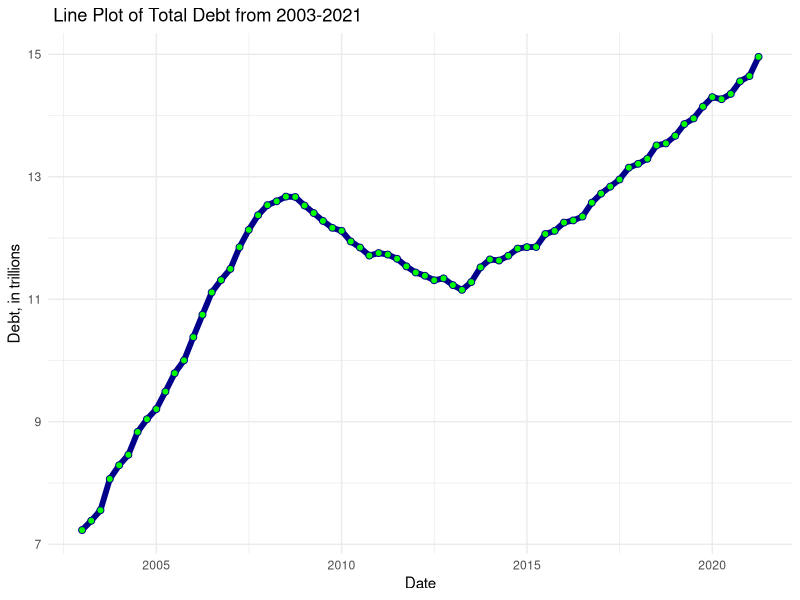
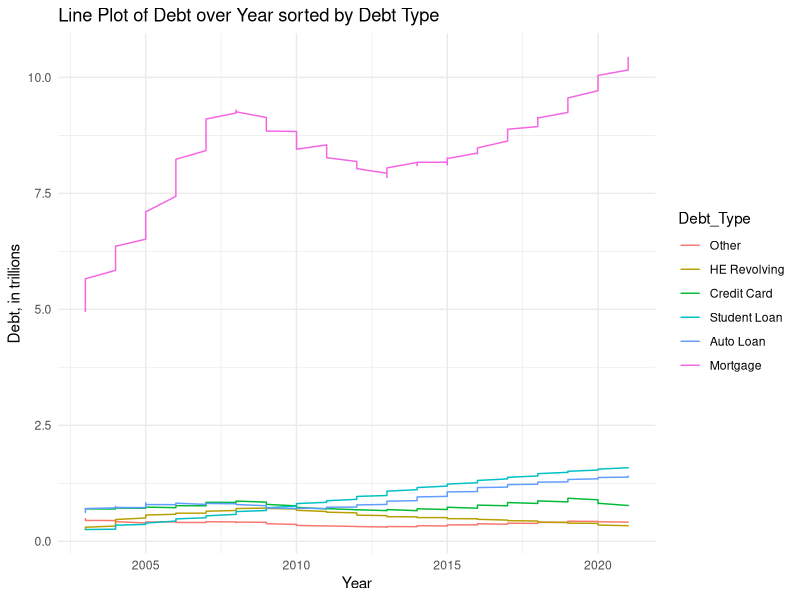
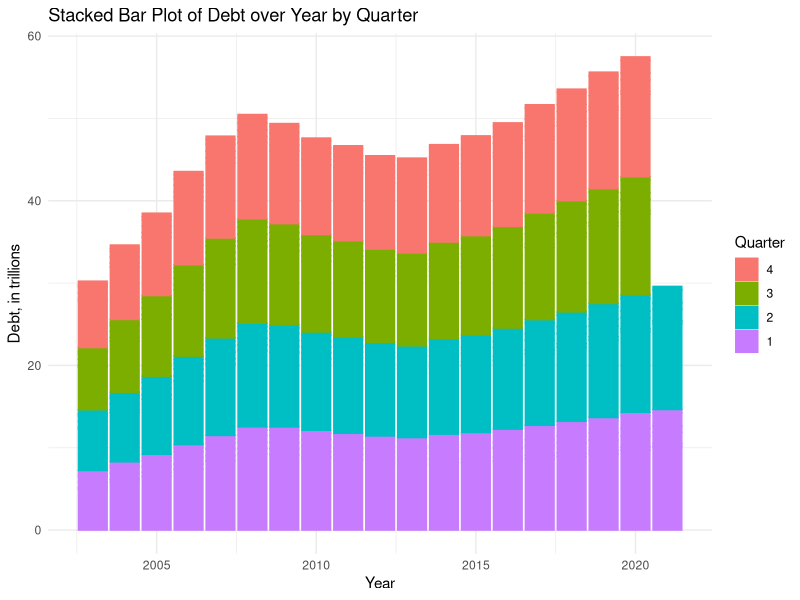

The R script that drew these images, in order:
## ---- chunk 1
#| label: setup
#| warning: false
#| message: false

library(tidyverse)
library(ggplot2)
library(readr)
library(readxl)
library(dplyr)
library(lubridate)


knitr::opts_chunk$set(echo = TRUE, warning=FALSE, message=FALSE)
## ---- chunk 2
debt <- read_excel("_data/debt_in_trillions.xlsx")
debt

## ---- chunk 3
summary(debt)
dim(debt)
## ---- chunk 4
#transforming Year and Quarter column into Date using parse_date_time () and mutate ()

debt2 <- debt %>%
  mutate(Date=parse_date_time(`Year and Quarter`, orders="yq"))
debt2

# separate 'old' Year and Quarter column
debt3 <- debt2 %>%
  separate(`Year and Quarter`, into = c("Year", "Quarter"), sep = ":Q")
debt3

#delete Year column
debt4 <- debt3 %>%
  select(-c(`Year`))
debt4
  

## ---- chunk 5
# pivoting variables of different types/measures of debt into two variables called Debt_Type and Debt_Amount

debt5 <- debt4 %>%
  pivot_longer(cols = c(`Mortgage`, `HE Revolving`, `Auto Loan`, `Credit Card`, `Student Loan`, `Other`), names_to = "Debt_Type", values_to = "Debt_Amount")
debt5 <- debt5 %>%
  select(-c(Total))
debt5

## ---- chunk 6
#total debt over time
ggplot(debt4, aes(x= Date, y=Total))+
  geom_line(color= "darkblue", size=2)+
  labs(title= " Line Plot of Total Debt from 2003-2021", x= "Date", y= "Debt, in trillions")+
  geom_point(shape=21, color= "darkblue", fill="green", size=2)+
  theme_minimal()
## ---- chunk 7
#mutate date to get just the year
debt6 <- debt5 %>%
  mutate(Date=year(`Date`))
debt6

# factor () to sequence Debt Type
debt6$Debt_Type <- factor(debt6$Debt_Type, levels = c("Other", "HE Revolving", "Credit Card", "Student Loan", "Auto Loan", "Mortgage"))

# Line Plot of Debt over Year sorted by Debt Type
ggplot(debt6, aes(x= Date, y= `Debt_Amount`, fill= Debt_Type))+
  geom_path(size=0.5, aes(col=Debt_Type))+
  labs(x= "Year", y= "Debt, in trillions", fill= "Debt Type", title= "Line Plot of Debt over Year sorted by Debt Type")+
  theme_minimal()

# factor () to sequence Quarter
debt6$Quarter <- factor(debt6$Quarter, levels = c("4", "3", "2","1"))

# Stacked Bar Plot of Debt over Year sorted by Quarter
ggplot(debt6, aes(x=Date, y= `Debt_Amount`, fill= Quarter))+
  geom_col(aes(col=Quarter))+
  labs(x= "Year", y= "Debt, in trillions", fill= "Quarter", title = "Stacked Bar Plot of Debt over Year by Quarter")+
  theme_minimal()


